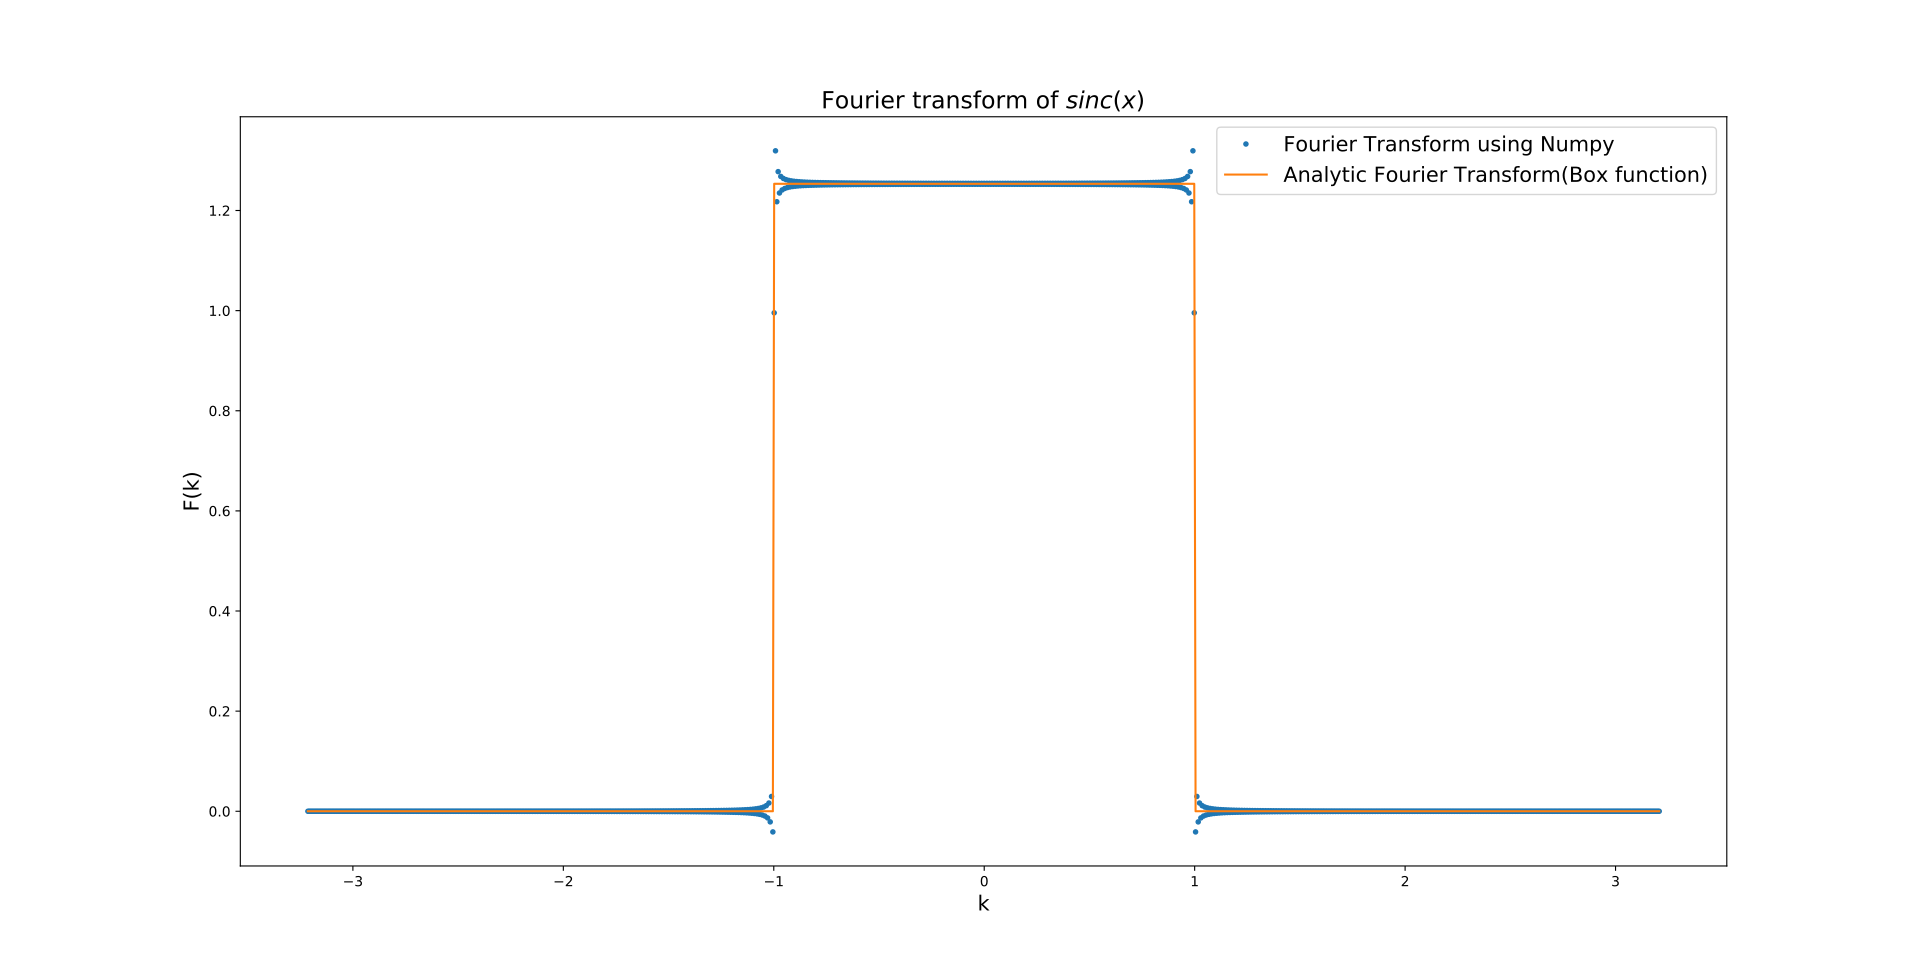

Recreate this plot in Python.
import numpy as np
import scipy as sp
import matplotlib.pyplot as plt

def sinc(x):
  if(x==0):
   return 1
  else:
   return np.sin(x)/x
  
def Box(x):
  if(x>1):
    return 0
  elif(x<-1):
    return 0
  else:
    return(np.sqrt(np.pi/2))
 
n=1024   
xmax=500
xmin=-500
dx=(xmax-xmin)/(n-1)
x= np.arange(xmin,xmax+dx,dx,dtype=np.complex_)



data=np.zeros(n,dtype=np.complex_)
box=np.zeros(n,dtype=np.complex_)
k=np.fft.fftfreq(n,dx)
k=2*np.pi*k
kk=np.linspace(k.min(),k.max(),num=n,endpoint=True)
for i in range(0,n,1):
  data[i]=sinc(x[i])
  box[i]=Box(kk[i])
  
nft=np.fft.fft(data,norm='ortho')


aft=dx*np.sqrt(n/(2.0*np.pi))*(np.exp(-1j*k*x.min()))*nft


plt.plot(k,aft.real,".",label="Fourier Transform using Numpy")
plt.plot(kk,box.real,"",label="Analytic Fourier Transform(Box function)")
plt.legend(fontsize=15)
plt.title("Fourier transform of $sinc(x)$",fontsize=17)
plt.xlabel("k",fontsize=15)
plt.ylabel("F(k)",fontsize=15)
plt.show()

outname="fftnumpy.txt"
A=np.zeros([n,4])
A[:,0]=k
A[:,1]=aft.real
A[:,2]=kk
A[:,3]=box.real
np.savetxt(outname,A)
